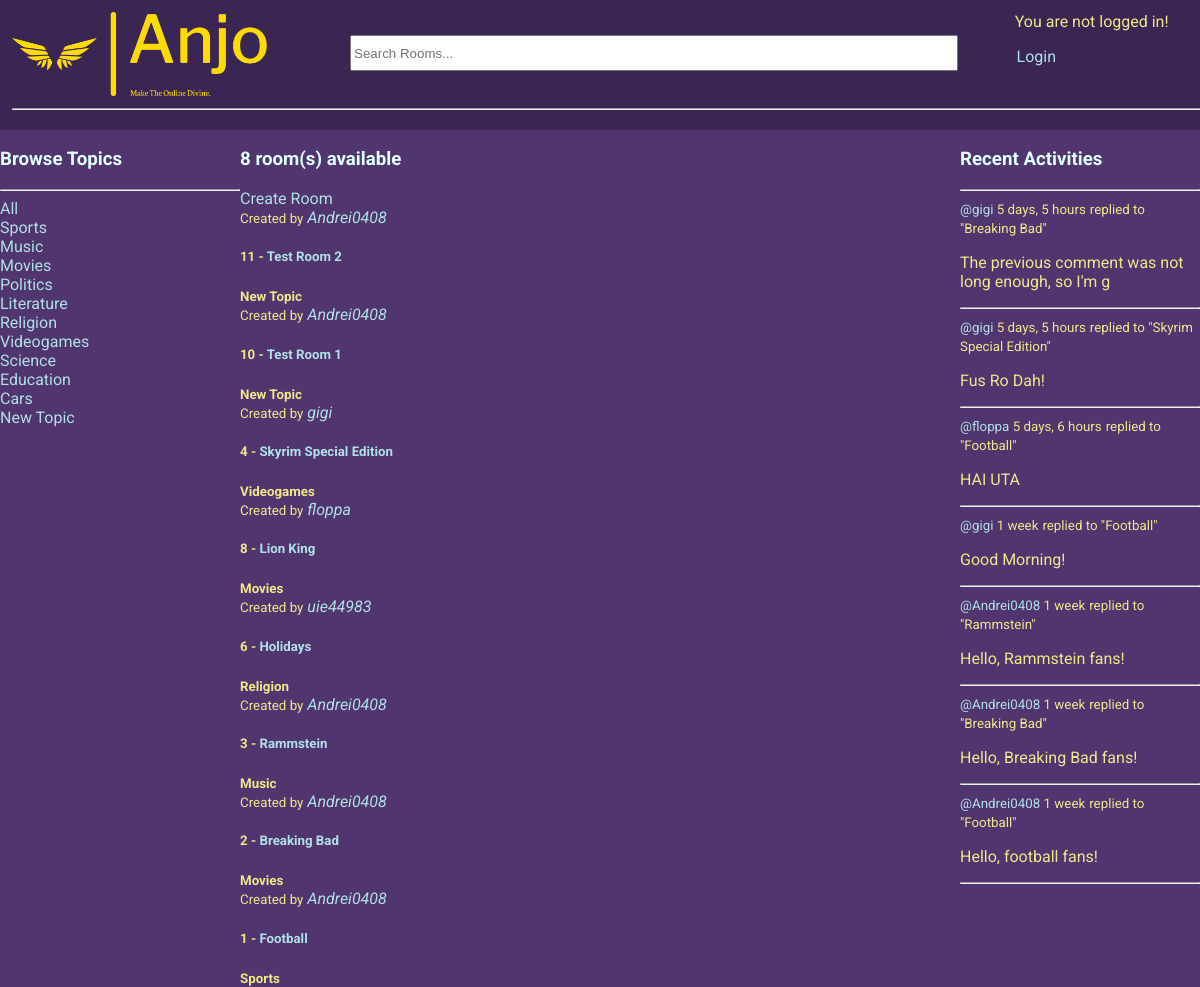
The app's page /, older data.
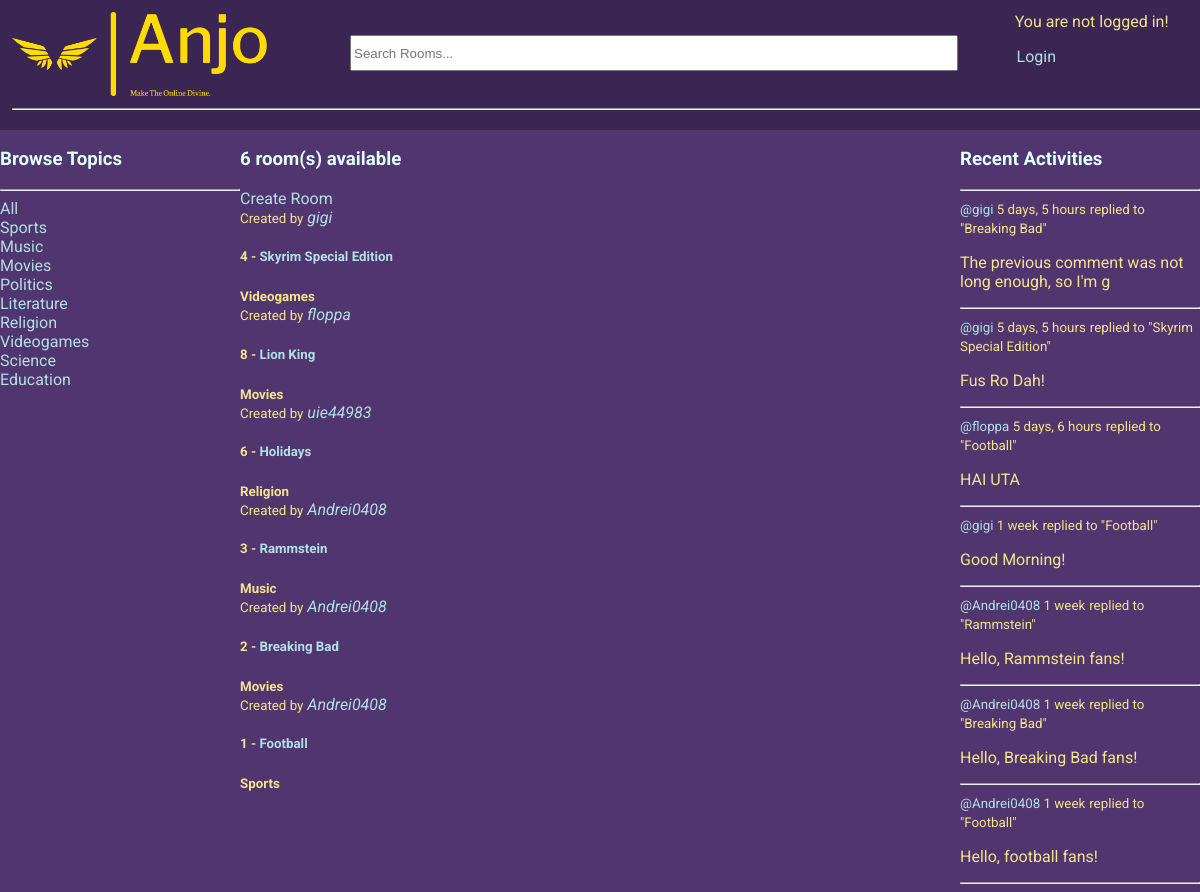
The same page, newer data.
### base/models.py (models this page shows, shortened)
class Topic(models.Model):
    name = models.CharField(max_length=200, unique=True)

class Room(models.Model):
    host = models.ForeignKey(User, on_delete=models.SET_NULL, null=True)
    topic = models.ForeignKey(Topic, on_delete=models.SET_NULL, null=True)
    name = models.CharField(max_length=200)
    description = models.TextField(null=True, blank=True)
    participants = models.ManyToManyField(User, related_name='participants', blank=True) # the users currently active in the room
    updated = models.DateTimeField(auto_now=True)
    created = models.DateTimeField(auto_now_add=True)
    class Meta:
        ordering = ['-updated', '-created'] # newest updated item should come first
    def __str__(self):
        return str(self.name)

class Message(models.Model):
    user = models.ForeignKey(User, on_delete=models.CASCADE) # on delete -> CASCADE = delete all children
    room = models.ForeignKey(Room, on_delete=models.CASCADE)
    body = models.TextField()
    updated = models.DateTimeField(auto_now=True)
    created = models.DateTimeField(auto_now_add=True)
    class Meta:
        ordering = ['-updated', '-created'] # newest updated item should come first
    def __str__(self):
        return self.body[0:50]

### base/views.py (the view)
# urls.py: path('', views.home, name="home"),
def home(request):
    q = request.GET.get('q') if request.GET.get('q') != None else ''
    rooms = Room.objects.filter(
        Q(topic__name__icontains=q) |
        Q(name__icontains=q) |
        Q(description__icontains=q)
        )
    topics = Topic.objects.filter()
    room_count = rooms.count()
    room_messages = Message.objects.filter(
        Q(room__topic__name__icontains=q)
        )
    context = {'rooms':rooms, 'topics': topics, 'room_count': room_count, 'room_messages': room_messages}
    return render(request, 'base/home.html', context)

### base/templates/base/home.html (shortened to what this page needs)
{% extends 'main.html' %}
{% block content %}
<div class="home-container">
    <div>
        {% include 'base/topics_component.html' %}
    </div>
    <div>
        <h3>{{room_count}} room(s) available</h3>
        <a href="{% url 'create-room' %}">Create Room</a>
        {% include 'base/feed_component.html' %}
    </div>
    <div>
        {% include 'base/activity_component.html' %}
    </div>
</div>
{% endblock content %}

### base/templates/base/topics_component.html (shortened to what this page needs)
<h3>Browse Topics</h3>
        <hr>
        <div>
            <a href="{% url 'home' %}">All</a>
        </div>
        {% for topic in topics %}
            <div>
                <a href="{% url 'home' %}?q={{topic.name}}">{{topic.name}}</a>
            </div>
        {% endfor %}

### base/templates/base/feed_component.html (shortened to what this page needs)
<div>
    {% for room in rooms %}
        <div class="feed-container">
            <span>
                <small>Created by</small> <i><a href="{% url 'user-profile' room.host.id %}">{{room.host.username}}</a></i>
            </span>
            <h5>{{room.id}} - <a href="{% url 'room' room.id %}">{{room.name}}</a></h5>
            <small><b>{{room.topic.name}}</b></small>
        </div>
    {% endfor %}
</div>

### base/templates/base/activity_component.html (shortened to what this page needs)
<h3>Recent Activities</h3>
        <hr>
        {% for message in room_messages %}
            <div>
                <small><a href="{% url 'user-profile' message.user.id %}">@{{message.user}}</a> {{message.created|timesince}}</small>
                <small>replied to "{{message.room}}"</small>
                <p>{{message}}</p>
                <hr>
            </div>
        {% endfor %}

Row changes from the older to the newer data that the page shows:
removed Topic: name "Cars"
removed Topic: name "New Topic"
removed Room: host.username "Andrei0408", id "11", name "Test Room 2", topic.name "New Topic"
removed Room: host.username "Andrei0408", id "10", name "Test Room 1", topic.name "New Topic"
Text that changed along with them:
{{ room_count }}: "8" → "6"
